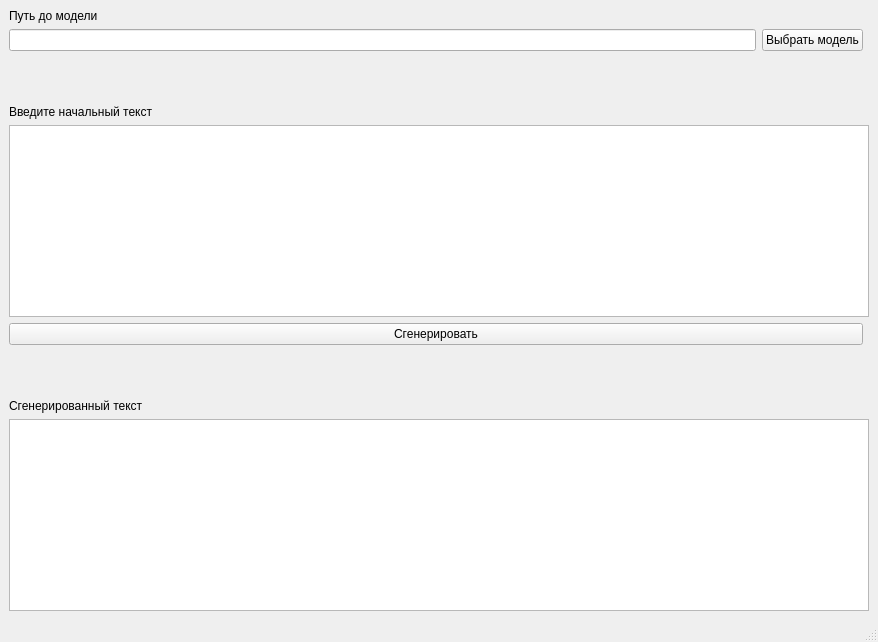
<?xml version="1.0" encoding="UTF-8"?>
<ui version="4.0">
 <class>MainWindow</class>
 <widget class="QMainWindow" name="MainWindow">
  <property name="geometry">
   <rect>
    <x>0</x>
    <y>0</y>
    <width>878</width>
    <height>642</height>
   </rect>
  </property>
  <property name="windowTitle">
   <string>MainWindow</string>
  </property>
  <widget class="QWidget" name="centralwidget">
   <layout class="QGridLayout" name="gridLayout">
    <item row="0" column="0">
     <widget class="QLabel" name="label_3">
      <property name="text">
       <string>Путь до модели</string>
      </property>
     </widget>
    </item>
    <item row="2" column="0">
     <spacer name="verticalSpacer">
      <property name="orientation">
       <enum>Qt::Vertical</enum>
      </property>
      <property name="sizeHint" stdset="0">
       <size>
        <width>20</width>
        <height>10</height>
       </size>
      </property>
     </spacer>
    </item>
    <item row="5" column="0">
     <widget class="QPushButton" name="btnGenerate">
      <property name="text">
       <string>Сгенерировать</string>
      </property>
     </widget>
    </item>
    <item row="3" column="0">
     <widget class="QLabel" name="label">
      <property name="text">
       <string>Введите начальный текст</string>
      </property>
     </widget>
    </item>
    <item row="6" column="0">
     <spacer name="verticalSpacer_2">
      <property name="orientation">
       <enum>Qt::Vertical</enum>
      </property>
      <property name="sizeHint" stdset="0">
       <size>
        <width>20</width>
        <height>40</height>
       </size>
      </property>
     </spacer>
    </item>
    <item row="7" column="0">
     <widget class="QLabel" name="label_2">
      <property name="text">
       <string>Сгенерированный текст</string>
      </property>
     </widget>
    </item>
    <item row="4" column="0" colspan="2">
     <widget class="QTextEdit" name="etInput"/>
    </item>
    <item row="9" column="0" colspan="2">
     <widget class="QTextEdit" name="etOutput"/>
    </item>
    <item row="1" column="0">
     <layout class="QHBoxLayout" name="horizontalLayout_2">
      <item>
       <widget class="QLineEdit" name="tvModelPath"/>
      </item>
      <item>
       <widget class="QPushButton" name="btnChoseModel">
        <property name="text">
         <string>Выбрать модель</string>
        </property>
       </widget>
      </item>
     </layout>
    </item>
   </layout>
   <zorder>etOutput</zorder>
   <zorder>etInput</zorder>
   <zorder>label_2</zorder>
   <zorder>btnGenerate</zorder>
   <zorder>label</zorder>
   <zorder>label_3</zorder>
   <zorder>verticalSpacer</zorder>
   <zorder>verticalSpacer_2</zorder>
   <zorder>horizontalLayoutWidget</zorder>
   <zorder>horizontalLayoutWidget</zorder>
  </widget>
  <widget class="QStatusBar" name="statusbar"/>
  <widget class="QMenuBar" name="menubar">
   <property name="geometry">
    <rect>
     <x>0</x>
     <y>0</y>
     <width>878</width>
     <height>21</height>
    </rect>
   </property>
  </widget>
 </widget>
 <resources/>
 <connections/>
 <slots>
  <signal>onGenerateClicked()</signal>
  <signal>onGetModelPath()</signal>
  <slot>onGenerateClickedSlot()</slot>
  <slot>onGetModelPathSlot()</slot>
 </slots>
</ui>
